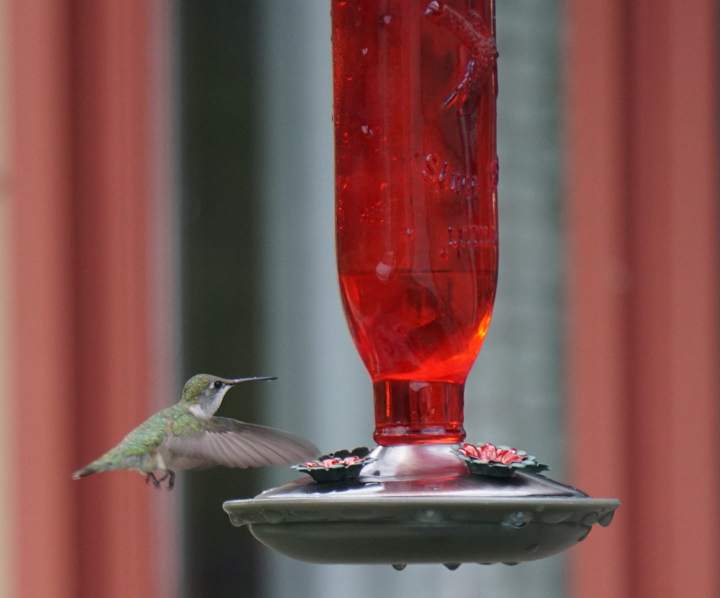
#> input picture CV/before/CV_WEEK03_2_PM/hummingbird.jpg, 1440 x 1195 px (shown at 1/2 size)
$ python opencv_detail10.py
#> lines starting #> are read from the running program, lines starting #| are printed output that depends on the picture
import cv2
import numpy as np

img = cv2.imread("hummingbird.jpg")
#> img is the input picture: shape (1195, 1440, 3); mean B, G, R 78.8, 81.9, 124.9
img = cv2.pyrDown(img)
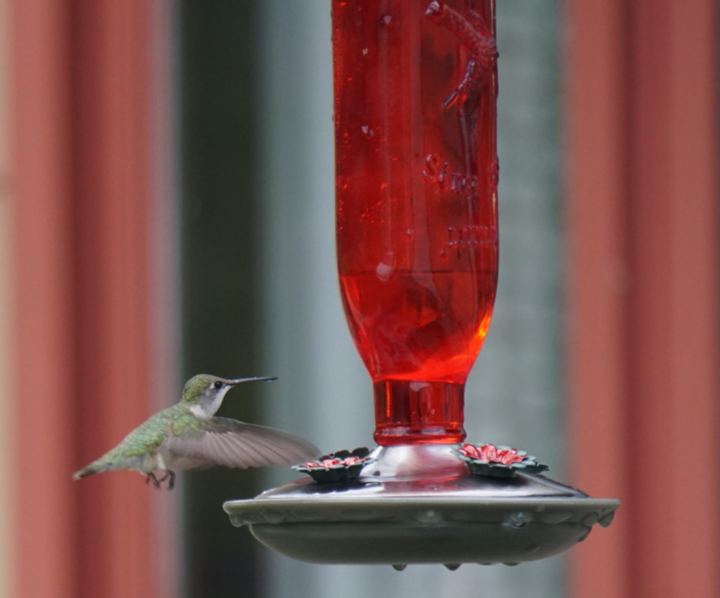
#> img: shape (598, 720, 3); mean B, G, R 78.8, 81.9, 124.9
height, width, _ = img.shape
#> height = 598; width = 720

## 점 4개로 이미지 움직이기
mat1 = np.float32([ [110, 600], [200, 500], [300, 230], [500, 400] ])
mat2 = np.float32([ [0, 200], [200, 250], [0, 0] , [650, 500] ])

## 최소한 점 4개 이상 있어야 prespective matrix 만들어짐
prespective_matrix = cv2.getPerspectiveTransform(mat1, mat2)
print(prespective_matrix)

prespective_img = cv2.warpPerspective(img, prespective_matrix, (width, height))
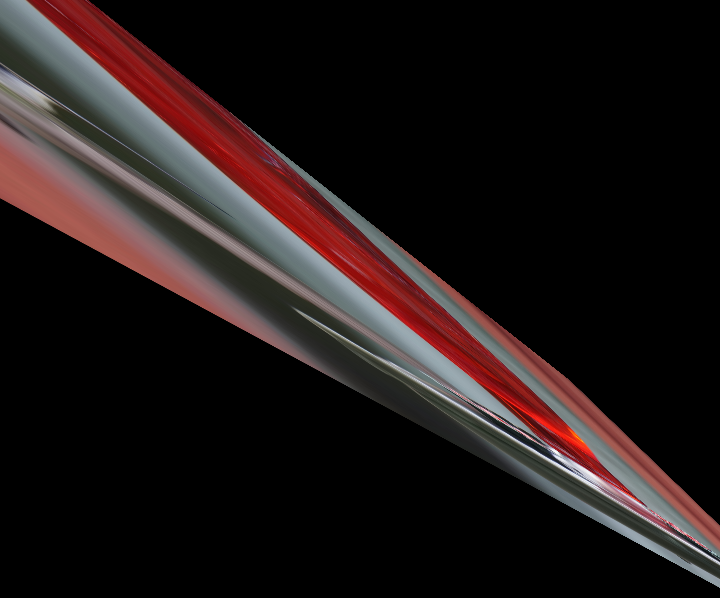
#> prespective_img: shape (598, 720, 3); mean B, G, R 22.6, 22.9, 32.1

cv2.imshow('ori', img)
cv2.imshow('affin', prespective_img)

cv2.waitKey(0)
cv2.destroyAllWindows()
